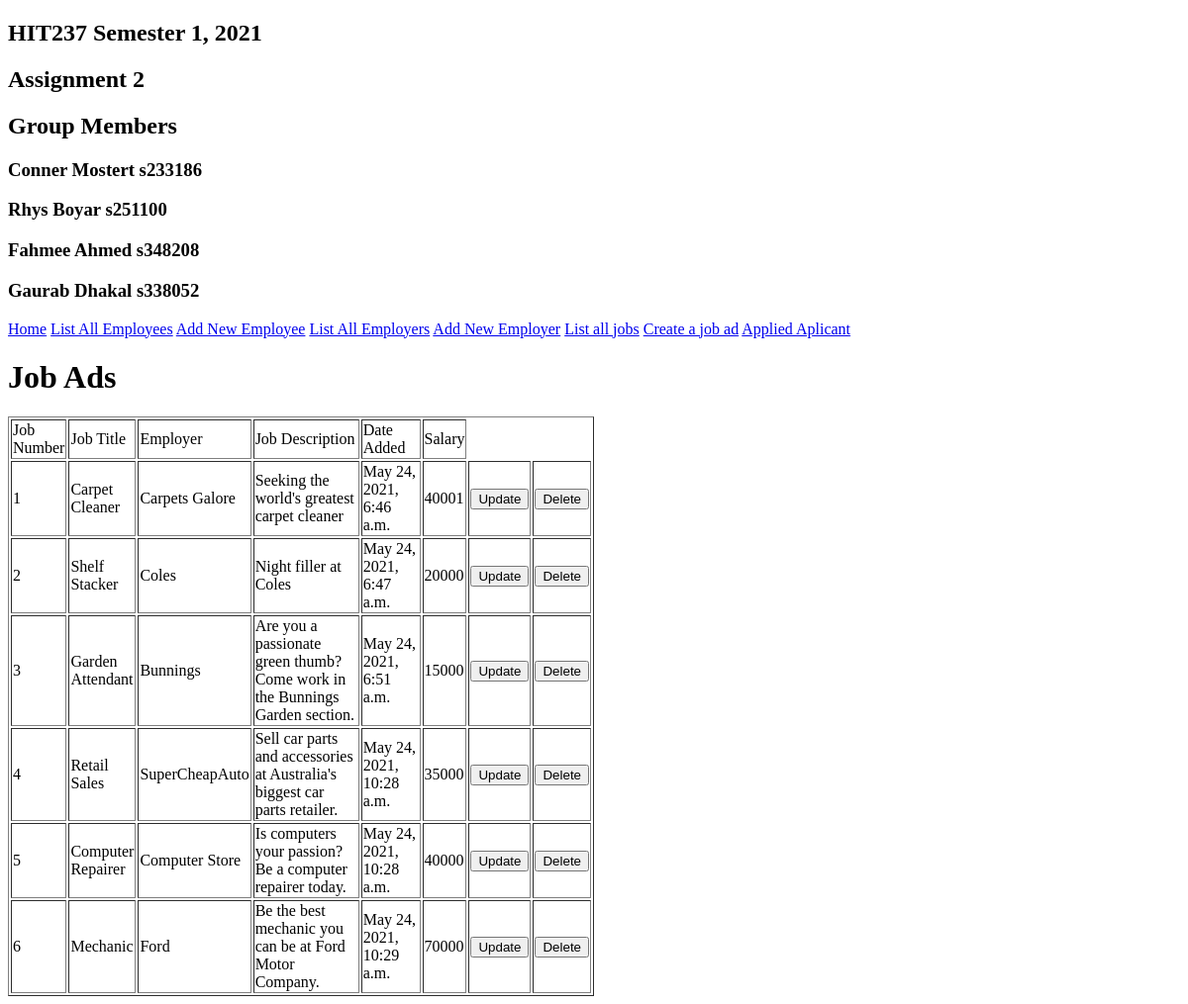
/jobs/listjobs/, run on the app's committed database.
### group_assign_app/models.py (models this page shows)
class jobAd(models.Model):
	jobId = models.AutoField( auto_created = True, primary_key=True, unique=True, help_text="Primary key for table")
	employer = models.ForeignKey(Employer, to_field='emplo_comname', null=True, on_delete=models.CASCADE, help_text="Foreign key to Employer table")
	jobTitle = models.CharField(max_length=100, help_text="Job Title")
	jobDescription = models.CharField(max_length=400, help_text="Job Description")
	dateAdded = models.DateTimeField(auto_now_add=True, help_text="Date added to site")
	salary = models.IntegerField(null = True, help_text="Offered salary for the job")
	def __str__(self):
		return str(self.jobTitle)

class Employer(models.Model):
	emplo_id = models.AutoField(auto_created= True, primary_key=True, unique=True, help_text="Primary key for table")
	emplo_comname = models.CharField(max_length=100, unique=True, help_text="Company Name")
	emplo_number = models.CharField(max_length=10, unique=True, help_text="Employer Number")
	emplo_email = models.CharField(max_length=100, help_text="Email Address")
	emplo_occupation =  models.CharField(max_length = 200, help_text = 'Employer Occupation')
	def __str__(self):
		return str(self.emplo_comname)

### group_assign_app/views.py (the view)
# urls.py: re_path(r'^jobs/listjobs/?$',views.jobAdRead,name='listJobs'),
def jobAdRead(request):
    jobs = jobAd.objects.all()
    print("My output",jobs)
    return render(request,'group_assign_app/jobs/job_read.html',{'jobs' : jobs})

### group_assign_app/templates/group_assign_app/jobs/job_read.html (shortened to what this page needs)
{% extends "group_assign_app/base.html"%}
{% block listjobs %}
<h1>Job Ads</h1>
	{% if jobs %}
	<table border="1" style="width:50%">
		<tr>
			<td>Job Number</td>
			<td>Job Title</td>
			<td>Employer</td>
			<td width="50%">Job Description</td>
			<td width="25%">Date Added</td>
			<td>Salary</td>
		</tr>
		<tr>
			{% for job in jobs %}
			<td>{{job.jobId}}</td>
			<td>{{job.jobTitle}}</td>
			<td>{{job.employer}}</td>
			<td>{{job.jobDescription}}</td>
			<td>{{job.dateAdded}}</td>
      <td>{{job.salary}}</td>
			<td>
				<form action="{% url 'jobAdUpdate' job.jobId %}" method="POST">
					<input type="submit" value="Update">
				</form>
			</td>
			<td>
				<form action="{% url 'jobAdDelete' job.jobId %}" method="POST">
					<input type="submit" value="Delete">
				</form>
			</td>
		</tr>
		{% endfor %}
	</table>
	{% else %}
	<h3>No job listings</h3>
	{% endif %}
{%endblock%}

### data on the page
jobAd: jobId "1", jobTitle "Carpet Cleaner", employer "Carpets Galore", jobDescription "Seeking the world's greatest carpet cleaner", dateAdded "May 24, 2021, 6:46 a.m.", salary "40001"
jobAd: jobId "2", jobTitle "Shelf Stacker", employer "Coles", jobDescription "Night filler at Coles", dateAdded "May 24, 2021, 6:47 a.m.", salary "20000"
jobAd: jobId "3", jobTitle "Garden Attendant", employer "Bunnings", jobDescription "Are you a passionate green thumb? Come work in the Bunnings Garden section.", dateAdded "May 24, 2021, 6:51 a.m.", salary "15000"
jobAd: jobId "4", jobTitle "Retail Sales", employer "SuperCheapAuto", jobDescription "Sell car parts and accessories at Australia's biggest car parts retailer.", dateAdded "May 24, 2021, 10:28 a.m.", salary "35000"
jobAd: jobId "5", jobTitle "Computer Repairer", employer "Computer Store", jobDescription "Is computers your passion? Be a computer repairer today.", dateAdded "May 24, 2021, 10:28 a.m.", salary "40000"
jobAd: jobId "6", jobTitle "Mechanic", employer "Ford", jobDescription "Be the best mechanic you can be at Ford Motor Company.", dateAdded "May 24, 2021, 10:29 a.m.", salary "70000"
